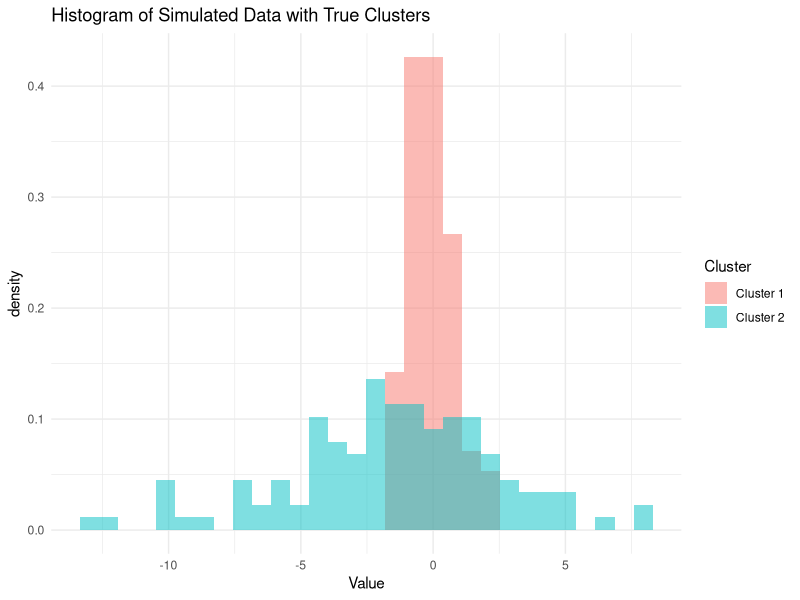
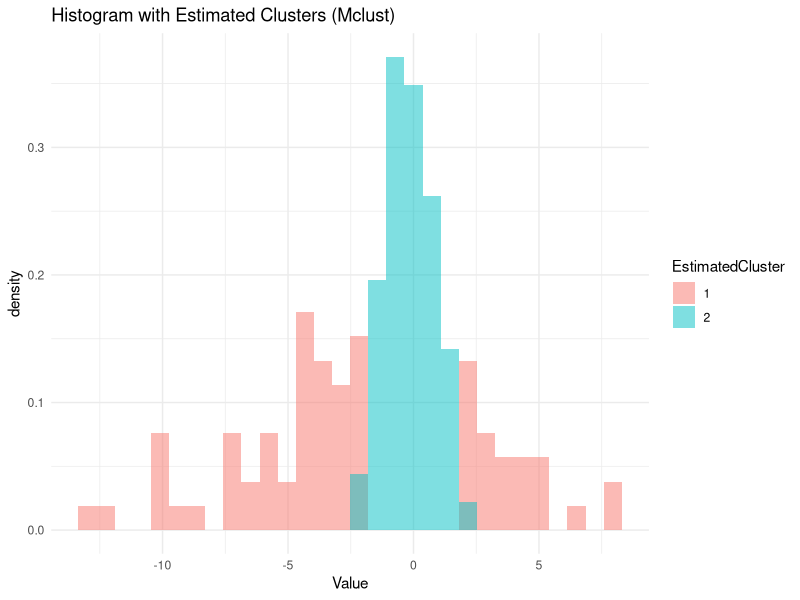
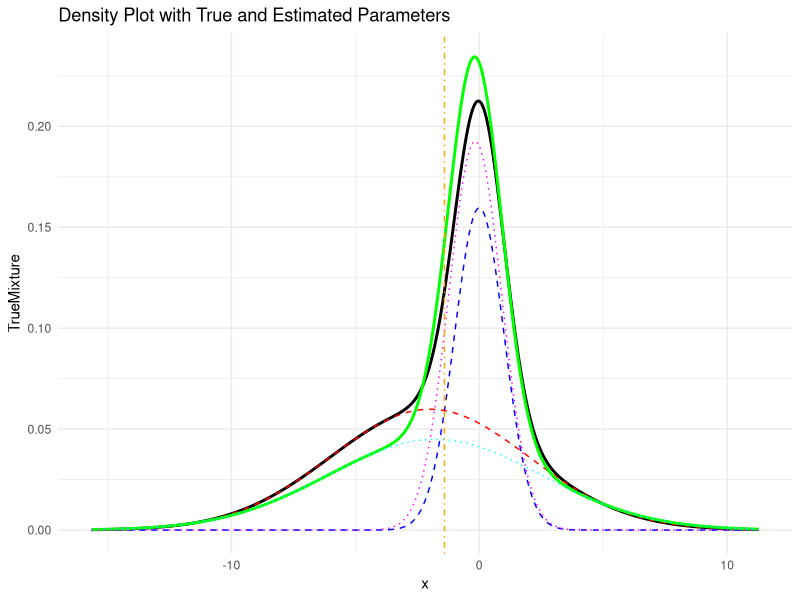

Write R code to recreate these figures, in order.
library(mclust)
library(ggplot2)

set.seed(123)

# Part i: Simulate data
n <- 200
p <- 0.4
mu1 <- 0
mu2 <- -2
sigma1 <- 1
sigma2 <- 4

# Generate mixture data
component <- rbinom(n, 1, p)
data <- ifelse(component == 1,
               rnorm(n, mu1, sigma1),
               rnorm(n, mu2, sigma2))
true_cluster <- ifelse(component == 1, "Cluster 1", "Cluster 2")

# Plot histogram with true clusters
df <- data.frame(Value = data, Cluster = true_cluster)

ggplot(df, aes(x = Value, fill = Cluster)) +
  geom_histogram(aes(y = ..density..), bins = 30, position = "identity", alpha = 0.5) +
  labs(title = "Histogram of Simulated Data with True Clusters") +
  theme_minimal()

# Apply Mclust
mclust_fit <- Mclust(data, G = 2)
summary(mclust_fit)

# Add estimated clusters to data
df$EstimatedCluster <- factor(mclust_fit$classification)

# Plot histogram with estimated clusters
ggplot(df, aes(x = Value, fill = EstimatedCluster)) +
  geom_histogram(aes(y = ..density..), bins = 30, position = "identity", alpha = 0.5) +
  labs(title = "Histogram with Estimated Clusters (Mclust)") +
  theme_minimal()

# Part ii: Compute intersection analytically
# Define mixture density difference function
f_diff <- function(x) {
  p * dnorm(x, mu1, sigma1) - (1 - p) * dnorm(x, mu2, sigma2)
}

f_diff(-20)
f_diff(0)

# Use uniroot to find intersection
intersection <- uniroot(f_diff, lower = -20, upper =0)$root
intersection

# Part iii: Plot density with intersection point
# True mixture density function
mixture_density <- function(x) {
  p * dnorm(x, mu1, sigma1) + (1 - p) * dnorm(x, mu2, sigma2)
}

# Estimated parameters
p_hat <- mclust_fit$parameters$pro[1]
mu_hat <- mclust_fit$parameters$mean
sigma_hat <- sqrt(mclust_fit$parameters$variance$sigmasq)

# Estimated mixture density function
mixture_density_hat <- function(x) {
  p_hat * dnorm(x, mu_hat[1], sigma_hat[1]) + (1 - p_hat) * dnorm(x, mu_hat[2], sigma_hat[2])
}

x_grid <- seq(min(data)-3, max(data)+3, length.out = 1000)

df_density <- data.frame(
  x = x_grid,
  TrueMixture = mixture_density(x_grid),
  TrueCluster1 = p * dnorm(x_grid, mu1, sigma1),
  TrueCluster2 = (1 - p) * dnorm(x_grid, mu2, sigma2),
  EstimatedMixture = mixture_density_hat(x_grid),
  EstimatedCluster1 = p_hat * dnorm(x_grid, mu_hat[1], sigma_hat[1]),
  EstimatedCluster2 = (1 - p_hat) * dnorm(x_grid, mu_hat[2], sigma_hat[2])
)

ggplot(df_density, aes(x = x)) +
  geom_line(aes(y = TrueMixture), color = "black", size = 1, linetype = "solid") +
  geom_line(aes(y = TrueCluster1), color = "blue", linetype = "dashed") +
  geom_line(aes(y = TrueCluster2), color = "red", linetype = "dashed") +
  geom_line(aes(y = EstimatedMixture), color = "green", size = 1, linetype = "solid") +
  geom_line(aes(y = EstimatedCluster1), color = "cyan", linetype = "dotted") +
  geom_line(aes(y = EstimatedCluster2), color = "magenta", linetype = "dotted") +
  geom_vline(xintercept = intersection, color = "orange", linetype = "dotdash") +
  labs(title = "Density Plot with True and Estimated Parameters") +
  theme_minimal()
